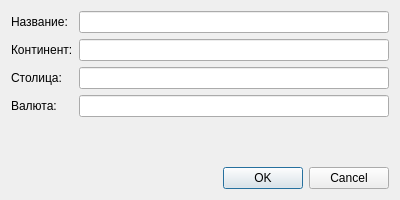
<?xml version="1.0" encoding="UTF-8"?>
<ui version="4.0">
 <class>CountryDialog</class>
 <widget class="QDialog" name="CountryDialog">
  <property name="geometry">
   <rect>
    <x>0</x>
    <y>0</y>
    <width>400</width>
    <height>200</height>
   </rect>
  </property>
  <property name="windowTitle">
   <string>Страна</string>
  </property>
  <layout class="QVBoxLayout" name="verticalLayout">
   <item>
    <layout class="QFormLayout" name="formLayout">
     <item row="0" column="0">
      <widget class="QLabel" name="nameLabel">
       <property name="text">
        <string>Название:</string>
       </property>
      </widget>
     </item>
     <item row="0" column="1">
      <widget class="QLineEdit" name="nameEdit"/>
     </item>
     <item row="1" column="0">
      <widget class="QLabel" name="continentLabel">
       <property name="text">
        <string>Континент:</string>
       </property>
      </widget>
     </item>
     <item row="1" column="1">
      <widget class="QLineEdit" name="continentEdit"/>
     </item>
     <item row="2" column="0">
      <widget class="QLabel" name="capitalLabel">
       <property name="text">
        <string>Столица:</string>
       </property>
      </widget>
     </item>
     <item row="2" column="1">
      <widget class="QLineEdit" name="capitalEdit"/>
     </item>
     <item row="3" column="0">
      <widget class="QLabel" name="currencyLabel">
       <property name="text">
        <string>Валюта:</string>
       </property>
      </widget>
     </item>
     <item row="3" column="1">
      <widget class="QLineEdit" name="currencyEdit"/>
     </item>
    </layout>
   </item>
   <item>
    <widget class="QDialogButtonBox" name="buttonBox">
     <property name="standardButtons">
      <set>QDialogButtonBox::Cancel|QDialogButtonBox::Ok</set>
     </property>
    </widget>
   </item>
  </layout>
 </widget>
 <resources/>
 <connections/>
</ui>
